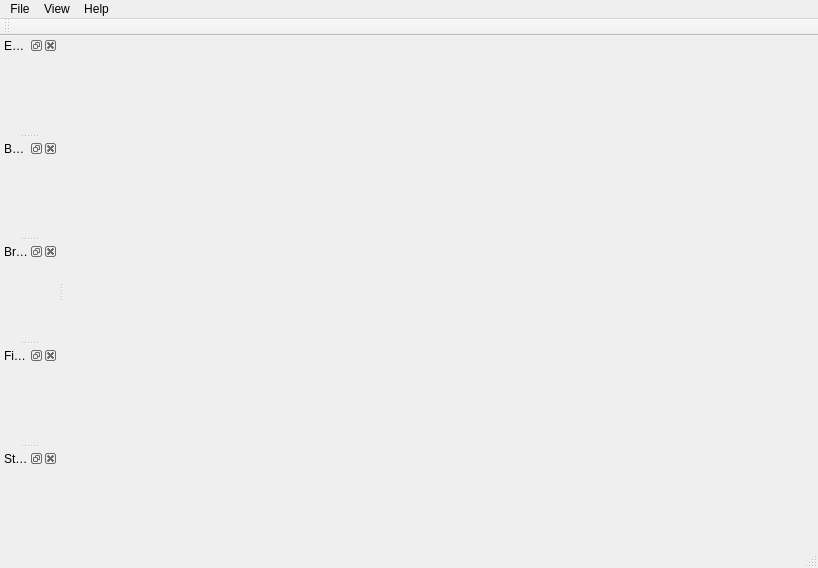
<?xml version="1.0" encoding="UTF-8"?>
<ui version="4.0">
 <class>CreatureViewer</class>
 <widget class="QMainWindow" name="CreatureViewer">
  <property name="geometry">
   <rect>
    <x>0</x>
    <y>0</y>
    <width>818</width>
    <height>568</height>
   </rect>
  </property>
  <property name="windowTitle">
   <string>GeneCraft : Creature Viewer</string>
  </property>
  <property name="windowIcon">
   <iconset resource="../../../../core/ressources/ressources.qrc">
    <normaloff>:/img/icons/entity</normaloff>:/img/icons/entity</iconset>
  </property>
  <widget class="QWidget" name="centralwidget"/>
  <widget class="QMenuBar" name="menubar">
   <property name="geometry">
    <rect>
     <x>0</x>
     <y>0</y>
     <width>818</width>
     <height>21</height>
    </rect>
   </property>
   <widget class="QMenu" name="menuFile">
    <property name="title">
     <string>File</string>
    </property>
    <widget class="QMenu" name="menuAdd_Creature">
     <property name="title">
      <string>Add creature</string>
     </property>
     <property name="icon">
      <iconset resource="../../../../core/ressources/ressources.qrc">
       <normaloff>:/img/icons/entity_add</normaloff>:/img/icons/entity_add</iconset>
     </property>
     <addaction name="actionFrom_file"/>
     <addaction name="actionFrom_database"/>
    </widget>
    <widget class="QMenu" name="menuSave_selected_creature_to">
     <property name="title">
      <string>Save selected creature to</string>
     </property>
     <property name="icon">
      <iconset resource="../../../../core/ressources/ressources.qrc">
       <normaloff>:/img/icons/entity_save</normaloff>:/img/icons/entity_save</iconset>
     </property>
     <addaction name="actionTo_file"/>
     <addaction name="actionDatabase"/>
    </widget>
    <addaction name="actionNew_creature"/>
    <addaction name="separator"/>
    <addaction name="menuAdd_Creature"/>
    <addaction name="actionSave_selected_creature"/>
    <addaction name="menuSave_selected_creature_to"/>
    <addaction name="actionRemove_creature"/>
    <addaction name="separator"/>
    <addaction name="actionQuit"/>
   </widget>
   <widget class="QMenu" name="menuAbout">
    <property name="title">
     <string>Help</string>
    </property>
    <addaction name="actionAbout_CreatureViewer"/>
    <addaction name="aEnterInWhatsThisMode"/>
   </widget>
   <widget class="QMenu" name="menuView">
    <property name="title">
     <string>View</string>
    </property>
    <addaction name="actionOgre_properties"/>
   </widget>
   <addaction name="menuFile"/>
   <addaction name="menuView"/>
   <addaction name="menuAbout"/>
  </widget>
  <widget class="QStatusBar" name="statusbar"/>
  <widget class="QDockWidget" name="dwCreature">
   <property name="maximumSize">
    <size>
     <width>320</width>
     <height>524287</height>
    </size>
   </property>
   <property name="windowIcon">
    <iconset resource="../../../../core/ressources/ressources.qrc">
     <normaloff>:/img/icons/entity</normaloff>:/img/icons/entity</iconset>
   </property>
   <property name="allowedAreas">
    <set>Qt::AllDockWidgetAreas</set>
   </property>
   <property name="windowTitle">
    <string>Entity Info</string>
   </property>
   <attribute name="dockWidgetArea">
    <number>1</number>
   </attribute>
   <widget class="QWidget" name="dockWidgetContents_2"/>
  </widget>
  <widget class="QDockWidget" name="dwBone">
   <property name="maximumSize">
    <size>
     <width>320</width>
     <height>524287</height>
    </size>
   </property>
   <property name="windowIcon">
    <iconset resource="../../../../core/ressources/ressources.qrc">
     <normaloff>:/img/icons/inspector</normaloff>:/img/icons/inspector</iconset>
   </property>
   <property name="allowedAreas">
    <set>Qt::AllDockWidgetAreas</set>
   </property>
   <property name="windowTitle">
    <string>Bone</string>
   </property>
   <attribute name="dockWidgetArea">
    <number>1</number>
   </attribute>
   <widget class="QWidget" name="dockWidgetContents"/>
  </widget>
  <widget class="QToolBar" name="toolBar">
   <property name="windowTitle">
    <string>toolBar</string>
   </property>
   <attribute name="toolBarArea">
    <enum>TopToolBarArea</enum>
   </attribute>
   <attribute name="toolBarBreak">
    <bool>false</bool>
   </attribute>
  </widget>
  <widget class="QDockWidget" name="dwBrain">
   <property name="maximumSize">
    <size>
     <width>320</width>
     <height>524287</height>
    </size>
   </property>
   <property name="windowTitle">
    <string>Brain</string>
   </property>
   <attribute name="dockWidgetArea">
    <number>1</number>
   </attribute>
   <widget class="QWidget" name="dwContent_Brain"/>
  </widget>
  <widget class="QDockWidget" name="dwFixation">
   <property name="maximumSize">
    <size>
     <width>320</width>
     <height>524287</height>
    </size>
   </property>
   <property name="features">
    <set>QDockWidget::AllDockWidgetFeatures</set>
   </property>
   <property name="windowTitle">
    <string>Fixation</string>
   </property>
   <attribute name="dockWidgetArea">
    <number>1</number>
   </attribute>
   <widget class="QWidget" name="dwContent_Bone"/>
  </widget>
  <widget class="QDockWidget" name="dwStats">
   <property name="allowedAreas">
    <set>Qt::AllDockWidgetAreas</set>
   </property>
   <property name="windowTitle">
    <string>Statistics</string>
   </property>
   <attribute name="dockWidgetArea">
    <number>1</number>
   </attribute>
   <widget class="QWidget" name="dwContent_Stats"/>
  </widget>
  <action name="actionSave_selected_creature">
   <property name="icon">
    <iconset resource="../../../../core/ressources/ressources.qrc">
     <normaloff>:/img/icons/entity_save</normaloff>:/img/icons/entity_save</iconset>
   </property>
   <property name="text">
    <string>Save selected creature</string>
   </property>
  </action>
  <action name="actionQuit">
   <property name="icon">
    <iconset resource="../../../../core/ressources/ressources.qrc">
     <normaloff>:/img/icons/close</normaloff>:/img/icons/close</iconset>
   </property>
   <property name="text">
    <string>Quit</string>
   </property>
  </action>
  <action name="actionLoad_Creature">
   <property name="text">
    <string>Load creature</string>
   </property>
  </action>
  <action name="actionSpider">
   <property name="text">
    <string>Spider</string>
   </property>
  </action>
  <action name="actionNew_creature">
   <property name="icon">
    <iconset resource="../../../../core/ressources/ressources.qrc">
     <normaloff>:/img/icons/entity_new</normaloff>:/img/icons/entity_new</iconset>
   </property>
   <property name="text">
    <string>New creature</string>
   </property>
  </action>
  <action name="actionAbout_CreatureViewer">
   <property name="icon">
    <iconset resource="../../../../core/ressources/ressources.qrc">
     <normaloff>:/img/icons/help</normaloff>:/img/icons/help</iconset>
   </property>
   <property name="text">
    <string>About CreatureViewer</string>
   </property>
  </action>
  <action name="actionFrom_file">
   <property name="icon">
    <iconset resource="../../../../core/ressources/ressources.qrc">
     <normaloff>:/img/icons/entity_file</normaloff>:/img/icons/entity_file</iconset>
   </property>
   <property name="text">
    <string>From file...</string>
   </property>
  </action>
  <action name="actionFrom_database">
   <property name="icon">
    <iconset resource="../../../../core/ressources/ressources.qrc">
     <normaloff>:/img/icons/database</normaloff>:/img/icons/database</iconset>
   </property>
   <property name="text">
    <string>From database...</string>
   </property>
  </action>
  <action name="actionTo_file">
   <property name="icon">
    <iconset resource="../../../../core/ressources/ressources.qrc">
     <normaloff>:/img/icons/entity_file</normaloff>:/img/icons/entity_file</iconset>
   </property>
   <property name="text">
    <string>File...</string>
   </property>
  </action>
  <action name="actionDatabase">
   <property name="icon">
    <iconset resource="../../../../core/ressources/ressources.qrc">
     <normaloff>:/img/icons/database</normaloff>:/img/icons/database</iconset>
   </property>
   <property name="text">
    <string>Database...</string>
   </property>
  </action>
  <action name="actionOgre_properties">
   <property name="text">
    <string>Options...</string>
   </property>
  </action>
  <action name="aToggleInspector">
   <property name="checkable">
    <bool>true</bool>
   </property>
   <property name="checked">
    <bool>true</bool>
   </property>
   <property name="text">
    <string>Inspector</string>
   </property>
  </action>
  <action name="actionCreature_Inspector">
   <property name="checkable">
    <bool>true</bool>
   </property>
   <property name="checked">
    <bool>true</bool>
   </property>
   <property name="text">
    <string>Creature Inspector</string>
   </property>
  </action>
  <action name="actionRemove_creature">
   <property name="icon">
    <iconset resource="../../../../core/ressources/ressources.qrc">
     <normaloff>:/img/icons/entity_delete</normaloff>:/img/icons/entity_delete</iconset>
   </property>
   <property name="text">
    <string>Remove creature</string>
   </property>
  </action>
  <action name="aEnterInWhatsThisMode">
   <property name="icon">
    <iconset resource="../../../../core/ressources/ressources.qrc">
     <normaloff>:/img/icons/help</normaloff>:/img/icons/help</iconset>
   </property>
   <property name="text">
    <string>Enter in What's this mode</string>
   </property>
  </action>
  <zorder>dwFixation</zorder>
 </widget>
 <resources>
  <include location="../../../../core/ressources/ressources.qrc"/>
 </resources>
 <connections>
  <connection>
   <sender>actionQuit</sender>
   <signal>triggered()</signal>
   <receiver>CreatureViewer</receiver>
   <slot>close()</slot>
   <hints>
    <hint type="sourcelabel">
     <x>-1</x>
     <y>-1</y>
    </hint>
    <hint type="destinationlabel">
     <x>399</x>
     <y>299</y>
    </hint>
   </hints>
  </connection>
 </connections>
</ui>
